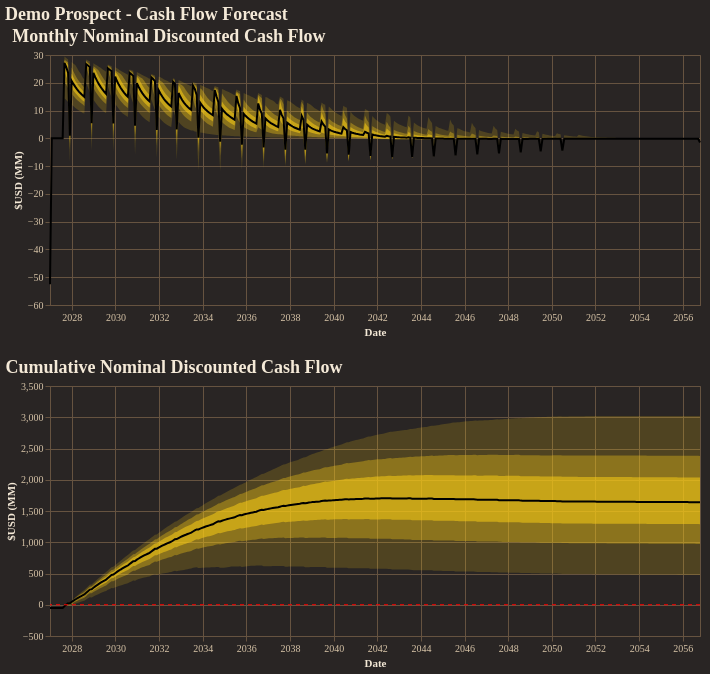

The notebook cell saved with this chart:
### Code cell
fig = reporter.plotter.combined_cash_flow_plot(
    figsize=(650, 250),
    backend=PLOTTING_BACKEND
)
fig.show()

### Figure 1 — Vega-Lite specification as saved in the notebook (floating-point values rounded to 4 significant figures; data arrays with more than 128 entries replaced by an {"elided": "..."} marker saying what was removed)
{"config": {"background": "#292524", "view": {"fill": "#292524", "stroke": "#665340"}, "title": {"color": "#f4e9d7", "font": "Merriweather", "fontSize": 18, "fontWeight": 600, "subtitleColor": "#d5c2a6", "anchor": "start"}, "axis": {"domainColor": "#665340", "gridColor": "#665340", "tickColor": "#665340", "labelColor": "#d5c2a6", "titleColor": "#f4e9d7", "labelFont": "Merriweather", "titleFont": "Merriweather"}, "legend": {"titleColor": "#f4e9d7", "labelColor": "#d5c2a6", "labelFont": "Merriweather", "titleFont": "Merriweather", "orient": "top-right", "symbolType": "circle"}, "header": {"labelColor": "#d5c2a6", "titleColor": "#f4e9d7", "labelFont": "Merriweather", "titleFont": "Merriweather"}, "mark": {"color": "#c78d3b"}, "line": {"color": "#c78d3b"}, "bar": {"color": "#c78d3b"}, "point": {"color": "#ddb06d"}, "area": {"color": "#c78d3b", "opacity": 0.35}, "text": {"color": "#f4e9d7", "font": "Merriweather"}, "range": {"category": ["#5DA5DA", "#F28E2B", "#59C36A", "#E15759", "#B07AA1", "#4ECDC4", "#FF9DA7", "#EDC948"]}}, "vconcat": [{"layer": [{"mark": {"type": "area", "color": "rgba(250, 204, 21, 1.0)", "opacity": 0.18}, "encoding": {"tooltip": [{"field": "date", "title": "Date", "type": "temporal"}, {"field": "p01", "format": ",.2f", "title": "P01", "type": "quantitative"}, {"field": "p10", "format": ",.2f", "title": "P10", "type": "quantitative"}, {"field": "p25", "format": ",.2f", "title": "P25", "type": "quantitative"}, {"field": "p50", "format": ",.2f", "title": "P50", "type": "quantitative"}, {"field": "p75", "format": ",.2f", "title": "P75", "type": "quantitative"}, {"field": "p90", "format": ",.2f", "title": "P90", "type": "quantitative"}, {"field": "p99", "format": ",.2f", "title": "P99", "type": "quantitative"}], "x": {"field": "date", "title": "Date", "type": "temporal"}, "y": {"field": "p01", "title": "$USD (MM)", "type": "quantitative"}, "y2": {"field": "p99"}}}, {"mark": {"type": "area", "color": "rgba(250, 204, 21, 1.0)", "opacity": 0.35}, "encoding": {"tooltip": [{"field": "date", "title": "Date", "type": "temporal"}, {"field": "p01", "format": ",.2f", "title": "P01", "type": "quantitative"}, {"field": "p10", "format": ",.2f", "title": "P10", "type": "quantitative"}, {"field": "p25", "format": ",.2f", "title": "P25", "type": "quantitative"}, {"field": "p50", "format": ",.2f", "title": "P50", "type": "quantitative"}, {"field": "p75", "format": ",.2f", "title": "P75", "type": "quantitative"}, {"field": "p90", "format": ",.2f", "title": "P90", "type": "quantitative"}, {"field": "p99", "format": ",.2f", "title": "P99", "type": "quantitative"}], "x": {"field": "date", "title": "Date", "type": "temporal"}, "y": {"field": "p10", "title": "$USD (MM)", "type": "quantitative"}, "y2": {"field": "p90"}}}, {"mark": {"type": "area", "color": "rgba(250, 204, 21, 1.0)", "opacity": 0.55}, "encoding": {"tooltip": [{"field": "date", "title": "Date", "type": "temporal"}, {"field": "p01", "format": ",.2f", "title": "P01", "type": "quantitative"}, {"field": "p10", "format": ",.2f", "title": "P10", "type": "quantitative"}, {"field": "p25", "format": ",.2f", "title": "P25", "type": "quantitative"}, {"field": "p50", "format": ",.2f", "title": "P50", "type": "quantitative"}, {"field": "p75", "format": ",.2f", "title": "P75", "type": "quantitative"}, {"field": "p90", "format": ",.2f", "title": "P90", "type": "quantitative"}, {"field": "p99", "format": ",.2f", "title": "P99", "type": "quantitative"}], "x": {"field": "date", "title": "Date", "type": "temporal"}, "y": {"field": "p25", "title": "$USD (MM)", "type": "quantitative"}, "y2": {"field": "p75"}}}, {"mark": {"type": "line", "color": "black", "strokeWidth": 2}, "encoding": {"tooltip": [{"field": "date", "title": "Date", "type": "temporal"}, {"field": "p01", "format": ",.2f", "title": "P01", "type": "quantitative"}, {"field": "p10", "format": ",.2f", "title": "P10", "type": "quantitative"}, {"field": "p25", "format": ",.2f", "title": "P25", "type": "quantitative"}, {"field": "p50", "format": ",.2f", "title": "P50", "type": "quantitative"}, {"field": "p75", "format": ",.2f", "title": "P75", "type": "quantitative"}, {"field": "p90", "format": ",.2f", "title": "P90", "type": "quantitative"}, {"field": "p99", "format": ",.2f", "title": "P99", "type": "quantitative"}], "x": {"field": "date", "title": "Date", "type": "temporal"}, "y": {"field": "p50", "title": "$USD (MM)", "type": "quantitative"}}}], "data": {"name": "data-57649cb5b77687af3a4cd60aaeabb562"}, "height": 250, "title": "Monthly Nominal Discounted Cash Flow", "width": 650}, {"layer": [{"layer": [{"mark": {"type": "area", "color": "rgba(250, 204, 21, 1.0)", "opacity": 0.18}, "encoding": {"tooltip": [{"field": "date", "title": "Date", "type": "temporal"}, {"field": "p01", "format": ",.2f", "title": "P01", "type": "quantitative"}, {"field": "p10", "format": ",.2f", "title": "P10", "type": "quantitative"}, {"field": "p25", "format": ",.2f", "title": "P25", "type": "quantitative"}, {"field": "p50", "format": ",.2f", "title": "P50", "type": "quantitative"}, {"field": "p75", "format": ",.2f", "title": "P75", "type": "quantitative"}, {"field": "p90", "format": ",.2f", "title": "P90", "type": "quantitative"}, {"field": "p99", "format": ",.2f", "title": "P99", "type": "quantitative"}], "x": {"field": "date", "title": "Date", "type": "temporal"}, "y": {"field": "p01", "title": "$USD (MM)", "type": "quantitative"}, "y2": {"field": "p99"}}}, {"mark": {"type": "area", "color": "rgba(250, 204, 21, 1.0)", "opacity": 0.35}, "encoding": {"tooltip": [{"field": "date", "title": "Date", "type": "temporal"}, {"field": "p01", "format": ",.2f", "title": "P01", "type": "quantitative"}, {"field": "p10", "format": ",.2f", "title": "P10", "type": "quantitative"}, {"field": "p25", "format": ",.2f", "title": "P25", "type": "quantitative"}, {"field": "p50", "format": ",.2f", "title": "P50", "type": "quantitative"}, {"field": "p75", "format": ",.2f", "title": "P75", "type": "quantitative"}, {"field": "p90", "format": ",.2f", "title": "P90", "type": "quantitative"}, {"field": "p99", "format": ",.2f", "title": "P99", "type": "quantitative"}], "x": {"field": "date", "title": "Date", "type": "temporal"}, "y": {"field": "p10", "title": "$USD (MM)", "type": "quantitative"}, "y2": {"field": "p90"}}}, {"mark": {"type": "area", "color": "rgba(250, 204, 21, 1.0)", "opacity": 0.55}, "encoding": {"tooltip": [{"field": "date", "title": "Date", "type": "temporal"}, {"field": "p01", "format": ",.2f", "title": "P01", "type": "quantitative"}, {"field": "p10", "format": ",.2f", "title": "P10", "type": "quantitative"}, {"field": "p25", "format": ",.2f", "title": "P25", "type": "quantitative"}, {"field": "p50", "format": ",.2f", "title": "P50", "type": "quantitative"}, {"field": "p75", "format": ",.2f", "title": "P75", "type": "quantitative"}, {"field": "p90", "format": ",.2f", "title": "P90", "type": "quantitative"}, {"field": "p99", "format": ",.2f", "title": "P99", "type": "quantitative"}], "x": {"field": "date", "title": "Date", "type": "temporal"}, "y": {"field": "p25", "title": "$USD (MM)", "type": "quantitative"}, "y2": {"field": "p75"}}}, {"mark": {"type": "line", "color": "black", "strokeWidth": 2}, "encoding": {"tooltip": [{"field": "date", "title": "Date", "type": "temporal"}, {"field": "p01", "format": ",.2f", "title": "P01", "type": "quantitative"}, {"field": "p10", "format": ",.2f", "title": "P10", "type": "quantitative"}, {"field": "p25", "format": ",.2f", "title": "P25", "type": "quantitative"}, {"field": "p50", "format": ",.2f", "title": "P50", "type": "quantitative"}, {"field": "p75", "format": ",.2f", "title": "P75", "type": "quantitative"}, {"field": "p90", "format": ",.2f", "title": "P90", "type": "quantitative"}, {"field": "p99", "format": ",.2f", "title": "P99", "type": "quantitative"}], "x": {"field": "date", "title": "Date", "type": "temporal"}, "y": {"field": "p50", "title": "$USD (MM)", "type": "quantitative"}}}], "data": {"name": "data-205cdc822bf7bf093c2a4c9c6a376b92"}, "title": "Cumulative Nominal Discounted Cash Flow"}, {"data": {"name": "data-42990c68f268a11fa16682fcd3437a6f"}, "mark": {"type": "rule", "color": "red", "strokeDash": [4, 4]}, "encoding": {"y": {"field": "zero", "type": "quantitative"}}}], "height": 250, "width": 650}], "title": "Demo Prospect - Cash Flow Forecast", "$schema": "https://vega.github.io/schema/vega-lite/v5.20.1.json", "datasets": {"data-57649cb5b77687af3a4cd60aaeabb562": {"elided": "360 records"}, "data-205cdc822bf7bf093c2a4c9c6a376b92": {"elided": "360 records"}, "data-42990c68f268a11fa16682fcd3437a6f": [{"zero": 0}]}}
